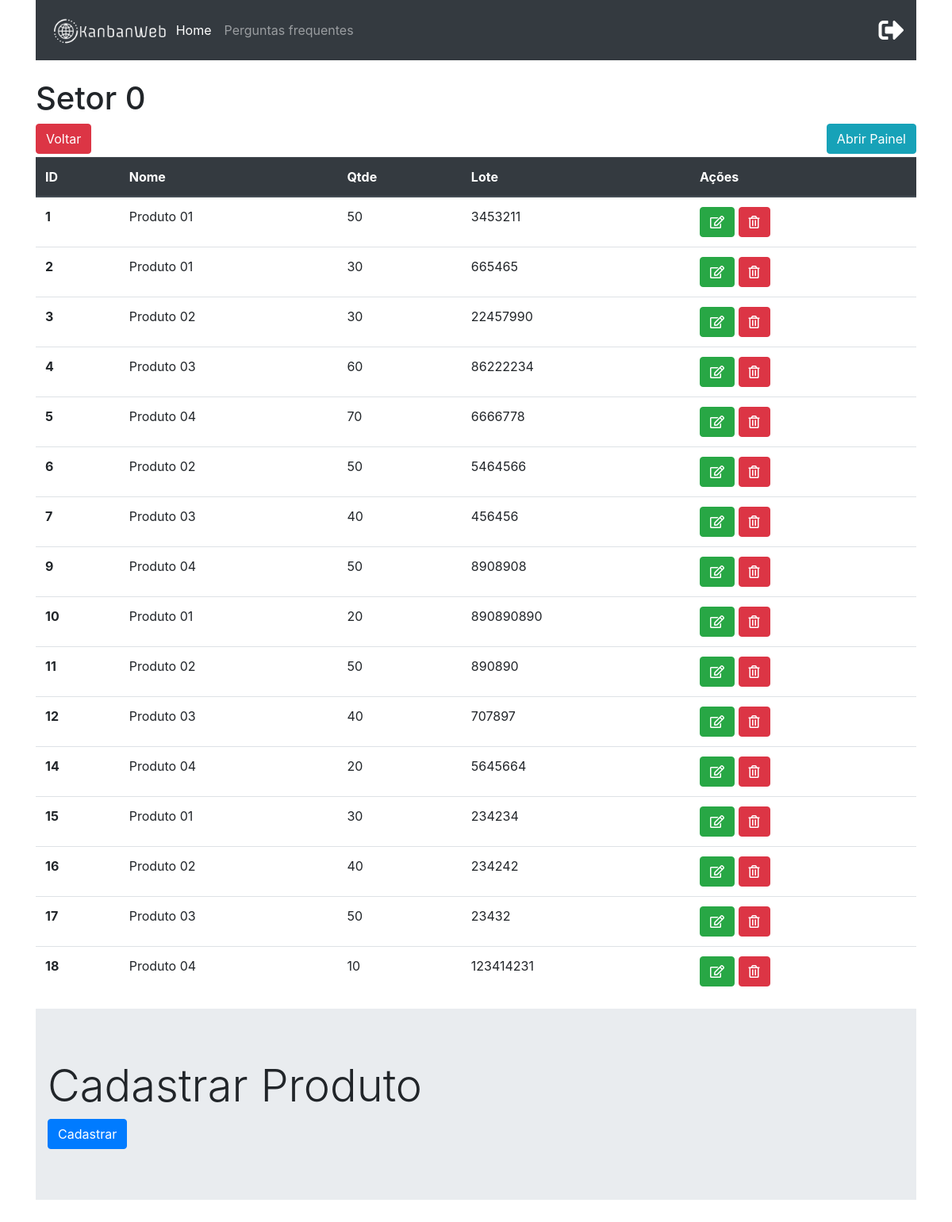
Page /setor/ on the earlier database version.
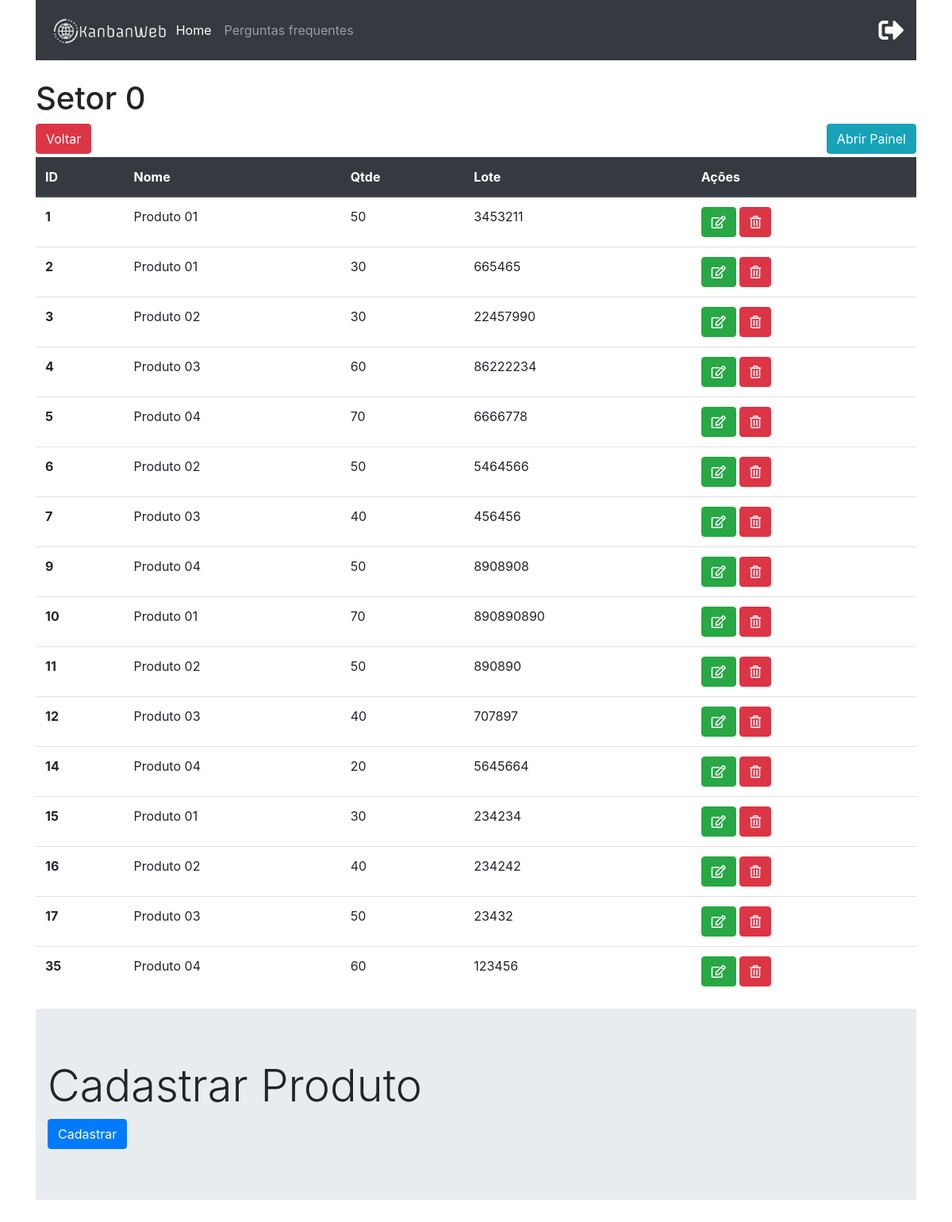
Same page on the later database version.
### kanbanWebApp/models.py (models this page shows, shortened)
class Produto(models.Model):
    nome = models.CharField(max_length=100)
    quantidade = models.IntegerField()
    lote = models.IntegerField()
    setor = models.ForeignKey(Setor, on_delete=models.CASCADE)

### kanbanWebApp/views.py (the view)
# urls.py: path('setor/', setor, name='kanbanWebApp_setor'),
def setor(request):
    if request.method == 'POST':
        idSetor = request.POST['selectSetor']
        produtos = Produto.objects.filter(setor=idSetor)
        form = ProdutoForm()
        data = {'produtos': produtos, 'idSetor': idSetor, 'form': form}
        return render(request, 'kanbanWebApp/setor.html', data)
    else:
        produtos = Produto.objects.all()
        data = {'produtos': produtos}
        return render(request, 'kanbanWebApp/setor.html', data)

### kanbanWebApp/templates/kanbanWebApp/setor.html (shortened to what this page needs)
{% extends 'kanbanWebApp/base.html' %}
{% load static %}
{% block main %}
    <form method="POST" action="{% url 'kanbanWebApp_painel' idSetor %}" class="mt-4">
        <h1 name="id" value="idSetor">Setor 0{{idSetor}}</h1>
        <div class="row">
            <div class="col-sm-1 col-md-3 col-lg-4">
                <a href="{% url 'kanbanWebApp_home' %}">
                    <button type="button" class="btn btn-danger">Voltar</button>
                </a>
            </div>
            <div class="col-sm-1 col-md-3 col-lg-8">
                <button type="submit" class="btn btn-info float-right" value="idSetor">Abrir Painel</button>
            </div>
        </div>
    </form>
    <div class="row">
        <div class="col-sm-6 col-lg-12">
            <table class="table mt-1">
                <thead class="thead-dark">
                    <tr>
                    <th scope="col">ID</th>
                    <th scope="col">Nome</th>
                    <th scope="col">Qtde</th>
                    <th scope="col">Lote</th>
                    <th scope="col">Ações</th>
                    </tr>
                </thead>
                <tbody>
                    {% for produto in produtos %}
                        <tr>
                            <th scope="row">{{ produto.id}}</th>
                            <td>{{ produto.nome}}</td>
                            <td>{{ produto.quantidade}}</td>
                            <td>{{ produto.lote}}</td>
                            <td>
                                <a href="{% url 'kanbanWebApp_produto_update' produto.id idSetor %}">
                                    <button type="button" class="btn btn-success"><i class="far fa-edit"></i></button>
                                </a>
                                <a href="{% url 'kanbanWebApp_produto_delete' produto.id idSetor %}">
                                    <button type="button" class="btn btn-danger"><i class="far fa-trash-alt"></i></button>
                                </a>
                            </td>
                        </tr>
                    {% endfor%}
                </tbody>
            </table>
        </div>
    </div>
    <div class="jumbotron jumbotron-fluid">
        <div class="container">
            <h1 class="display-4">Cadastrar Produto</h1>
            <form action="{% url 'kanbanWebApp_produto_novo' idSetor %}" method="POST">
                <button class="btn btn-primary" type="submit">Cadastrar</button>
            </form>
        </div>
    </div>
{% endblock %}

### kanbanWebApp/templates/kanbanWebApp/base.html (shortened to what this page needs)
{% load static %}
<!DOCTYPE html>
<html lang="en">
<head>
    <link rel="stylesheet" href="{% static 'bootstrap/css/bootstrap.css' %}">
    <link rel="stylesheet" href="{% static 'css/style.css' %}">
    <link rel="stylesheet" href="https://use.fontawesome.com/releases/v5.7.0/css/all.css">
</head>
<body>
    <div class="container">
        {% include 'kanbanWebApp/menu.html' %}
        {% block main %}
        {% endblock %}
    </div>
</body>
</html>

### kanbanWebApp/templates/kanbanWebApp/menu.html (shortened to what this page needs)
{% load static %}
    <div class="row">
        <div class="col">
            <nav class="navbar navbar-expand-lg navbar-light bg-light navbar-dark bg-dark">
            <div class="collapse navbar-collapse" id="navbarSupportedContent">
                <img src="{% static 'img/logo.png' %}" alt="Estacionamento 24 horas" height="60">
                <ul class="navbar-nav mr-auto">
                    <li class="nav-item active">
                        <a class="nav-link" href="#">Home <span class="sr-only">(current)</span></a>
                    </li>
                    <li class="nav-item">
                        <a class="nav-link" href="#">Perguntas frequentes</a>
                    </li>
                </ul>
                <i class="fas fa-sign-out-alt fa-2x" style="color:white" title="Sair"></i>
            </div>
            </nav>
        </div>
    </div>

Differences in the rows shown:
removed Produto: id "18", nome "Produto 04", quantidade "10", lote "123414231"
changed Produto id 10: quantidade "20" → "70"
added Produto: id "35", nome "Produto 04", quantidade "60", lote "123456"
